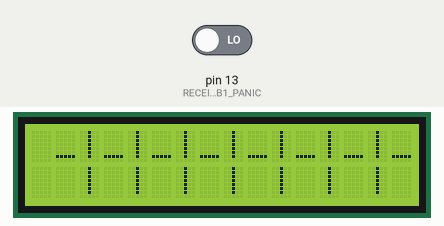
Simulated run of this sketch. Board: Arduino Uno, built with avr-gcc and run on an emulated ATmega328P. Shown: 16×2 character LCD. Inputs (shaded band) come from the test bench; at power-on: pin 13 (RECEIVE_PIN_RB1_PANIC) LOW. What the sketch prints to the serial monitor is not drawn.

Above: at 1.2 s.
1.3 s: pin 13 (RECEIVE_PIN_RB1_PANIC) driven HIGH
At 2.2 s:
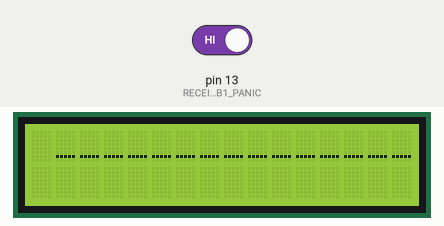
2.8 s: pin 13 (RECEIVE_PIN_RB1_PANIC) driven LOW
At 3.8 s:
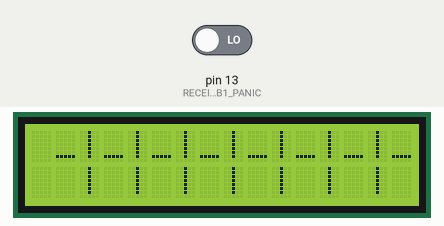
Timing chart, 0 to 5.8 s (numbered marks = the images above; inputs shaded):
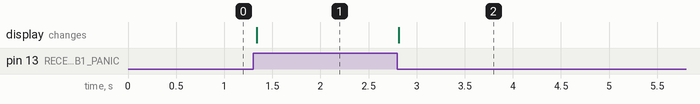

Measured:
- after the input at 1.3 s, the display: changes at once (image 1)
- after the input at 2.8 s, the display: changes at once (image 2)

The sketch:

RB2_Mouth.ino
```cpp
// Redboard #2
// LCD Mouth
// by Kelcie Feeney, Rosanna Lui and Ruthanne Featherston

// Based on Arduino Example Sketch
// for LiquidCrystal Library
// See http://www.arduino.cc/en/Tutorial/LiquidCrystal

#include <LiquidCrystal.h>

// The robot has digital I/O with LCD
// These values correspond to pin numbers on the Redboard
// LCD pin information are from the datasheet
#define LCD_PIN_14_DB7          2  /* Used for data transfer */
#define LCD_PIN_13_DB6          3  /* Used for data transfer */
#define LCD_PIN_12_DB5          4  /* Used for data transfer */
#define LCD_PIN_11_DB4          5  /* Used for data transfer */
#define LCD_PIN_6_E             11 /* Data read/write enable signal */
#define LCD_PIN_4_RS            12 /* Register select signal */
#define RECEIVE_PIN_RB1_PANIC   13

// initialize the library with the numbers of the interface pins
LiquidCrystal lcd(LCD_PIN_4_RS, LCD_PIN_6_E,
  LCD_PIN_11_DB4, LCD_PIN_12_DB5, LCD_PIN_13_DB6, LCD_PIN_14_DB7);

void setup() {

  // Prepare for serial output
  // This can be observed from the serial monitor
  Serial.begin(9600);
  Serial.println("LCD testing...");

  // Prepare for digital I/O
  pinMode(RECEIVE_PIN_RB1_PANIC, INPUT);

  // Prepare for LCD output
  lcd.begin(16, 2);

}

void loop() {

  int rb1Panic = digitalRead(RECEIVE_PIN_RB1_PANIC);

  Serial.print(rb1Panic);
  Serial.println(" panic");

  if (rb1Panic == HIGH) {
    PanicMouth();
  } else {
    RelaxMouth();
  }

  delay(100);

}

void PanicMouth() {

  // To panic, show the lips closed
  lcd.setCursor(0,0);
  lcd.print(" ___________________");
  lcd.setCursor(0,1);
  lcd.print("                    ");

}

void RelaxMouth() {

  // To relax, show the lips open with teeth
  lcd.setCursor(0,0);
  lcd.print(" _|_|_|_|_|_|_|_|_|_");
  lcd.setCursor(0,1);
  lcd.print("  | | | | | | | | | ");

}
```
